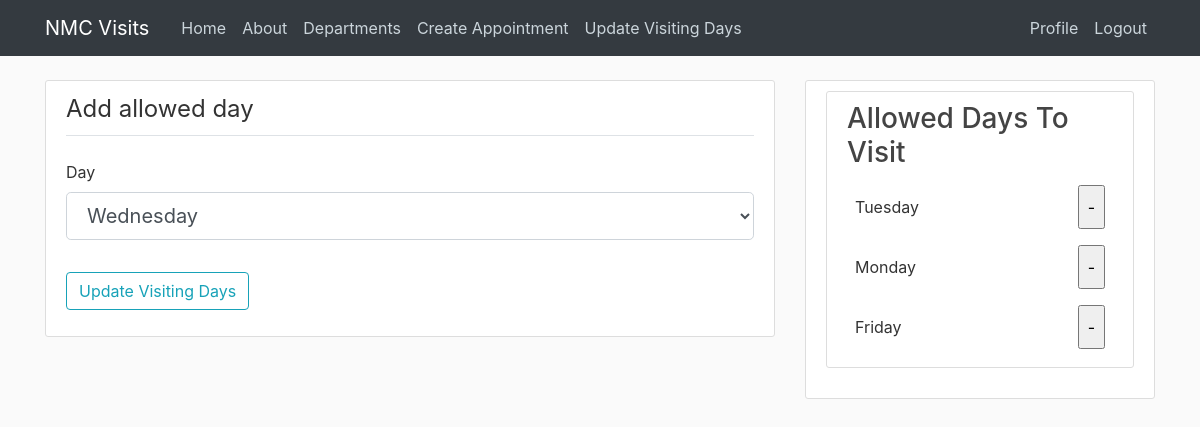
The page /allowedDaysToVisit (signed in) on the database its author committed.
### nmcvisits/models.py (models this page shows)
class AllowedDaysToVisit(db.Model):
    id = db.Column(db.Integer, primary_key=True)
    day = db.Column(db.String, nullable=False, unique=True)

### nmcvisits/routes.py (the view)
@app.route("/allowedDaysToVisit", methods=["POST", "GET"])
@login_required
def allowedDaysToVisit():
    form = None
    form = UpdateVisitingDays()
    if form.validate_on_submit():
        day = AllowedDaysToVisit(day=form.day.data)
        db.session.add(day)
        db.session.commit()
        return redirect(url_for("allowedDaysToVisit"))
    return render_template("allowedDaysToVisit.html", days = getAllowedDaysToVisit(), sidebar = True, form=UpdateVisitingDays())

### nmcvisits/forms.py
class UpdateVisitingDays(FlaskForm):
    weekdays = ["Monday", "Tuesday", "Wednesday", "Thursday", "Friday", "Saturday", "Sunday"]
    notYetAllowedDays = weekdays
    rows = AllowedDaysToVisit.query.all()
    for row in rows:
        notYetAllowedDays.remove(row.day)
    day = SelectField("Day", choices = notYetAllowedDays, validators=[DataRequired()])
    submit = SubmitField('Update Visiting Days')

### nmcvisits/helpers.py (called while the page is built)
def getAllowedDaysToVisit():
    allowedDaysToVisit = []
    rows = AllowedDaysToVisit.query.all()
    for row in rows:
        allowedDaysToVisit.append(row.day)
    return allowedDaysToVisit

### nmcvisits/models.py (called while the page is built)
@login_manager.user_loader
def load_user(user_id):
    return User.query.get(int(user_id))

### nmcvisits/templates/allowedDaysToVisit.html (shortened to what this page needs)
{% extends "layout.html" %}
{% block body %}
    <div class="content-section">
        <form method="Post" action="{{url_for('allowedDaysToVisit')}}">
            <fieldset class="form-group">
                <legend class="border-bottom mb-4 pb-2">Add allowed day</legend>
                <div class="form-group">
                    {{ form.day.label(class="form-control-label") }}
                    {% if form.day.errors %}
                        {{ form.day(class="form-control form-control-lg is-invalid") }}
                        <div class="invalid-feedback">
                            {% for error in form.day.errors %}
                                <span>{{ error }}</span>
                            {% endfor %}
                        </div>
                    {% else %}
                        {{ form.day(class="form-control form-control-lg") }}
                    {% endif %}
                </div>
            </fieldset>
            <div class="form-group">
                {{ form.submit(class="btn btn-outline-info") }}
            </div>
        </form>
    </div>
{% endblock %}
{% block side %}
<div class="content-section">
    <h3>Allowed Days To Visit</h3>
        <ul class="list-group">
            {%if days %}
            {% for day in days %}
                    <form class="d-flex flex-row p-2" method="Post" action="{{url_for('deleteDay')}}">
                        <div class="d-flex align-self-stretch align-items-center">
                            <li class="d-flex">{{day}}</li>
                        </div>
                        <div class="d-flex ml-auto align-items-center">
                            <input class="p-2" type="submit" value="-">
                        </div>
                    </form>
            {% endfor %}
            {% endif %}
        </ul>
</div>
{% endblock %}

### nmcvisits/static/styles.css (style rules this page uses)
body { background: #fafafa; color: #333333; margin-top: 5rem; }
h1, h2, h3, h4, h5, h6 { color: #444444; }
.content-section { background: #ffffff; padding: 10px 20px; border: 1px solid #dddddd; border-radius: 3px; margin-bottom: 20px; }

### rows shown on the page
AllowedDaysToVisit: day "Tuesday"
AllowedDaysToVisit: day "Monday"
AllowedDaysToVisit: day "Friday"
